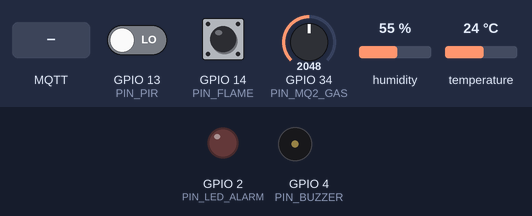
Bench run of a sketch on a simulated ESP32. Parts: output pins drawn as LEDs (lit = HIGH), buzzer (waves = sounding). Dashed ring = blinking. The test bench sets the inputs (shaded band); at power-on: GPIO 13 (PIN_PIR) LOW, GPIO 14 (PIN_FLAME) HIGH, temperature 24 °C, GPIO 34 (PIN_MQ2_GAS) = 2048, humidity 55 %. WiFi joins after 1.5 s; servers stay silent unless stated; uploads are accepted with an empty reply; random numbers use the default seed unless the sketch sets one; no MQTT or app messages arrive unless stated; what the sketch prints to the serial monitor is not drawn.

Above: at 3.7 s.
3.8 s: MQTT message "OFF" arrives on the first subscribed topic
5.4 s: MQTT message "control" arrives on the first subscribed topic
7.0 s: MQTT message "1" arrives on the first subscribed topic
8.5 s: GPIO 13 (PIN_PIR) driven HIGH and GPIO 14 (PIN_FLAME) driven LOW
14.5 s: temperature set to 12 °C
At 15.4 s:
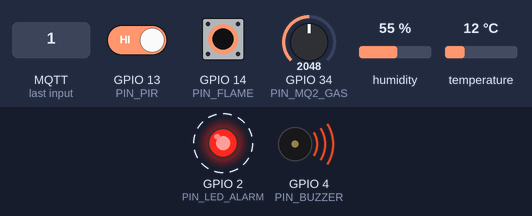
Timing chart, 0 to 19.2 s (numbered marks = the images above; inputs shaded):
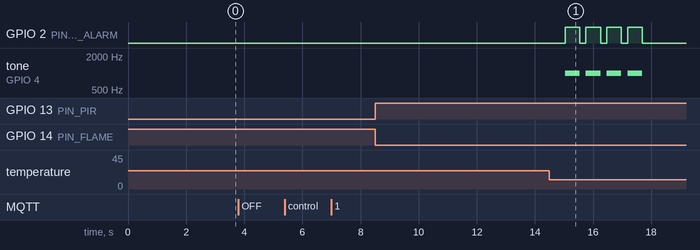

Measured:
- after the input at 5.4 s, every drawn part: stays the same
- after the input at 7.0 s, every drawn part: stays the same
- after the input at 8.5 s, every drawn part: stays the same
- by itself, GPIO 2 (PIN_LED_ALARM): alternates HIGH for 0.50 s and LOW for 0.22 s, 8 changes in all, then stays LOW
- by itself, tone on GPIO 4 (PIN_BUZZER): alternates 1000 Hz for 0.50 s and silent for 0.22 s, 8 changes in all, then stays silent

The sketch:

sketch.ino
```cpp
#include <WiFi.h>
#include <WiFiClientSecure.h>
#include <HTTPClient.h>
#include <PubSubClient.h>
#include <ArduinoJson.h>
#include "DHT.h"

// ---------------------------------------------------------------------------
// 1. Cấu hình WiFi, EMQX Cloud Broker và Vercel Cloud API
// ---------------------------------------------------------------------------
const char* WIFI_SSID = "Wokwi-GUEST";
const char* WIFI_PASS = "";

// A. Thông tin EMQX Cloud Broker (Port 8883 MQTTS)
const char* MQTT_BROKER   = "f122f61f.ala.asia-southeast1.emqxsl.com";
const int   MQTT_PORT     = 8883;
const char* MQTT_USERNAME = "hieu";
const char* MQTT_PASSWORD = "123";

// B. Đường dẫn API Server NodeJS đã deploy lên Vercel Cloud (LAB 3)
const char* VERCEL_API_URL = "https://ltdd-2-ck.vercel.app/api/iot/alert";

// ---------------------------------------------------------------------------
// 2. Chân Cảm biến & Cơ cấu chấp hành
// ---------------------------------------------------------------------------
#define PIN_DHT        15     // Data DHT22 (Nhiệt độ & Độ ẩm)
#define PIN_PIR        13     // OUT của cảm biến chuyển động PIR
#define PIN_FLAME      14     // Nút nhấn giả lập Cháy (LOW khi có lửa)
#define PIN_MQ2_GAS    34     // Potentiometer giả lập Gas MQ-2 (Analog 0-4095)

#define PIN_LED_ALARM  2      // Đèn LED đỏ báo động
#define PIN_BUZZER     4      // Còi báo động Buzzer

#define DHTTYPE DHT22
DHT dht(PIN_DHT, DHTTYPE);

// Đối tượng WiFi Secure & MQTT Client
WiFiClientSecure espClient;
PubSubClient mqttClient(espClient);

// Ngưỡng cảnh báo
const float TEMP_HIGH_THRESHOLD = 45.0; // Nhiệt độ cao > 45°C
const float TEMP_LOW_THRESHOLD  = 15.0; // Nhiệt độ thấp < 15°C
const int   GAS_HIGH_THRESHOLD  = 2000; // Khí Gas nguy hiểm (> 2000 / 4095)

// Chống spam (Cooldown 15 giây cho mỗi loại cảnh báo)
unsigned long lastTempAlertTime  = 0;
unsigned long lastFlameAlertTime = 0;
unsigned long lastGasAlertTime   = 0;
unsigned long lastPirAlertTime   = 0;
unsigned long lastTelemetryTime  = 0;
const unsigned long ALERT_COOLDOWN = 15000;

// ---------------------------------------------------------------------------
// 3. Hàm kích hoạt Còi & Đèn báo động tại chỗ
// ---------------------------------------------------------------------------
void triggerLocalAlarm() {
  digitalWrite(PIN_LED_ALARM, HIGH);
  tone(PIN_BUZZER, 1000, 500); // Kêu 1000Hz trong 500ms
  delay(500);
  digitalWrite(PIN_LED_ALARM, LOW);
}

// ---------------------------------------------------------------------------
// 4. Lắng nghe lệnh điều khiển ngược từ Node.js / MQTTX (ví dụ: Tắt còi)
// ---------------------------------------------------------------------------
void mqttCallback(char* topic, byte* payload, unsigned int length) {
  String message = "";
  for (int i = 0; i < length; i++) {
    message += (char)payload[i];
  }
  Serial.print("📥 [Lệnh Điều Khiển Nhận Được] Topic: ");
  Serial.print(topic);
  Serial.print(" | Payload: ");
  Serial.println(message);

  if (String(topic).indexOf("control") >= 0) {
    if (message.indexOf("OFF") >= 0) {
      noTone(PIN_BUZZER);
      digitalWrite(PIN_LED_ALARM, LOW);
      Serial.println("🔇 Đã tắt còi báo động theo lệnh từ xa!");
    }
  }
}

// ---------------------------------------------------------------------------
// 5. Hàm kết nối và duy trì kết nối EMQX Cloud Broker
// ---------------------------------------------------------------------------
void connectToMQTT() {
  while (!mqttClient.connected()) {
    Serial.print("🔌 Đang kết nối tới EMQX Cloud (Port 8883)... ");
    String clientId = "ESP32_Wokwi_" + String(random(0xffff), HEX);

    if (mqttClient.connect(clientId.c_str(), MQTT_USERNAME, MQTT_PASSWORD)) {
      Serial.println("✅ Kết nối EMQX thành công!");
      mqttClient.subscribe("smarthome/control/#");
      Serial.println("📡 Đã subscribe topic điều khiển: smarthome/control/#");
    } else {
      Serial.print("❌ Thất bại, rc=");
      Serial.print(mqttClient.state());
      Serial.println(" -> Thử lại sau 3 giây...");
      delay(3000);
    }
  }
}

// ---------------------------------------------------------------------------
// 6. Hàm Gọi API HTTP POST lên Vercel Cloud (LAB 3 - Kích hoạt Push Notification)
// ---------------------------------------------------------------------------
void sendHttpAlertToVercel(String alertType, String message, float value) {
  if (WiFi.status() == WL_CONNECTED) {
    WiFiClientSecure httpsClient;
    httpsClient.setInsecure(); // Bỏ qua kiểm tra chứng chỉ SSL để chạy trên Wokwi

    HTTPClient http;
    http.begin(httpsClient, VERCEL_API_URL);
    http.addHeader("Content-Type", "application/json");

    StaticJsonDocument<256> doc;
    doc["alertType"] = alertType;
    doc["message"]   = message;
    doc["value"]     = value;
    doc["location"]  = "Nhà Thông Minh (Wokwi)";

    String requestBody;
    serializeJson(doc, requestBody);

    Serial.println("🌐 [CALL API VERCEL CLOUD]: " + String(VERCEL_API_URL));
    int httpCode = http.POST(requestBody);

    if (httpCode > 0) {
      String response = http.getString();
      Serial.printf("✅ [Vercel Phản Hồi] Code: %d | Body: %s\n", httpCode, response.c_str());
      Serial.println("📲 Server Vercel đã gửi Push Notification tới iPhone thành công!");
    } else {
      Serial.printf("❌ [Lỗi Gọi Vercel] Code: %d (%s)\n", httpCode, http.errorToString(httpCode).c_str());
    }

    http.end();
  }
}

// ---------------------------------------------------------------------------
// 7. Hàm Xử Lý Cảnh Báo (Gửi song song MQTT cho MQTTX và HTTP cho Vercel)
// ---------------------------------------------------------------------------
void publishAlert(const char* topic, String alertType, String message, float value) {
  triggerLocalAlarm();

  // BƯỚC 1: Publish lên EMQX Broker (Cho phần mềm MQTTX nhận realtime)
  StaticJsonDocument<256> doc;
  doc["alert"]     = alertType;
  doc["msg"]       = message;
  doc["val"]       = value;
  doc["location"]  = "Nhà Thông Minh (Wokwi)";
  doc["timestamp"] = millis();

  char buffer[256];
  serializeJson(doc, buffer);

  Serial.println("\n--------------------------------------------------");
  Serial.print("🚀 [1. BẮN MQTT CHO MQTTX] Topic: ");
  Serial.println(topic);
  mqttClient.publish(topic, buffer);

  // BƯỚC 2: Gọi API POST lên Vercel Cloud (Để Vercel bắn Push Notification về iPhone)
  sendHttpAlertToVercel(alertType, message, value);
  Serial.println("--------------------------------------------------\n");
}

// ---------------------------------------------------------------------------
// 8. Khởi tạo Thiết bị (setup)
// ---------------------------------------------------------------------------
void setup() {
  Serial.begin(115200);
  delay(1000);

  Serial.println("\n==================================================");
  Serial.println("🤖 ESP32 WOKWI: EMQX MQTT + VERCEL CLOUD API");
  Serial.println("==================================================");

  pinMode(PIN_PIR, INPUT);
  pinMode(PIN_FLAME, INPUT_PULLUP);
  pinMode(PIN_LED_ALARM, OUTPUT);
  pinMode(PIN_BUZZER, OUTPUT);
  digitalWrite(PIN_LED_ALARM, LOW);

  dht.begin();

  // Kết nối WiFi Wokwi
  WiFi.begin(WIFI_SSID, WIFI_PASS);
  Serial.print("📡 Đang kết nối WiFi Wokwi-GUEST");
  while (WiFi.status() != WL_CONNECTED) {
    delay(500);
    Serial.print(".");
  }
  Serial.println("\n✅ WiFi đã kết nối thành công!");

  // Cấu hình TLS/SSL cho MQTT
  espClient.setInsecure();
  mqttClient.setServer(MQTT_BROKER, MQTT_PORT);
  mqttClient.setCallback(mqttCallback);
}

// ---------------------------------------------------------------------------
// 9. Vòng lặp giám sát Cảm biến (loop)
// ---------------------------------------------------------------------------
void loop() {
  if (!mqttClient.connected()) {
    connectToMQTT();
  }
  mqttClient.loop();

  unsigned long currentMillis = millis();

  // 1. CẢM BIẾN NHIỆT ĐỘ & ĐỘ ẨM (DHT22)
  float temperature = dht.readTemperature();
  float humidity = dht.readHumidity();

  if (!isnan(temperature)) {
    if (temperature >= TEMP_HIGH_THRESHOLD && (currentMillis - lastTempAlertTime >= ALERT_COOLDOWN)) {
      publishAlert(
        "smarthome/alert/temp",
        "NHIỆT ĐỘ QUÁ CAO",
        "Nhiệt độ phòng tăng vọt vượt ngưỡng an toàn!",
        temperature
      );
      lastTempAlertTime = currentMillis;
    } else if (temperature <= TEMP_LOW_THRESHOLD && (currentMillis - lastTempAlertTime >= ALERT_COOLDOWN)) {
      publishAlert(
        "smarthome/alert/temp",
        "NHIỆT ĐỘ QUÁ THẤP",
        "Nhiệt độ phòng hạ thấp bất thường, nguy cơ đóng băng!",
        temperature
      );
      lastTempAlertTime = currentMillis;
    }
  }

  // 2. CẢM BIẾN PHÁT HIỆN CHÁY (Nút bấm đỏ)
  int flameStatus = digitalRead(PIN_FLAME);
  if (flameStatus == LOW && (currentMillis - lastFlameAlertTime >= ALERT_COOLDOWN)) {
    publishAlert(
      "smarthome/alert/fire",
      "PHÁT HIỆN CHÁY",
      "CẢNH BÁO KHẨN CẤP: Phát hiện có ngọn lửa bùng phát trong nhà!",
      1.0
    );
    lastFlameAlertTime = currentMillis;
  }

  // 3. CẢM BIẾN KHÍ GAS (Biến trở MQ-2)
  int gasAnalogValue = analogRead(PIN_MQ2_GAS);
  if (gasAnalogValue >= GAS_HIGH_THRESHOLD && (currentMillis - lastGasAlertTime >= ALERT_COOLDOWN)) {
    publishAlert(
      "smarthome/alert/gas",
      "RÒ RỈ KHÍ GAS",
      "Phát hiện nồng độ khí Gas nguy hiểm trong không khí!",
      gasAnalogValue
    );
    lastGasAlertTime = currentMillis;
  }

  // 4. CẢM BIẾN CHUYỂN ĐỘNG PIR
  int pirStatus = digitalRead(PIN_PIR);
  if (pirStatus == HIGH && (currentMillis - lastPirAlertTime >= ALERT_COOLDOWN)) {
    publishAlert(
      "smarthome/alert/pir",
      "PHÁT HIỆN XÂM NHẬP",
      "Phát hiện có chuyển động lạ trong khu vực an ninh!",
      1.0
    );
    lastPirAlertTime = currentMillis;
  }

  // 5. GỬI DỮ LIỆU TELEMETRY ĐỊNH KỲ LÊN MQTTX (Mỗi 5 giây)
  if (currentMillis - lastTelemetryTime >= 5000) {
    StaticJsonDocument<128> teleDoc;
    teleDoc["temp"] = isnan(temperature) ? 25.0 : temperature;
    teleDoc["hum"]  = isnan(humidity) ? 60.0 : humidity;
    teleDoc["gas"]  = gasAnalogValue;

    char teleBuffer[128];
    serializeJson(teleDoc, teleBuffer);
    mqttClient.publish("smarthome/telemetry", teleBuffer);

    Serial.printf("[Telemetry -> MQTTX] Temp: %.1f°C | Hum: %.1f%% | Gas: %d\n",
                  isnan(temperature) ? 0.0 : temperature,
                  isnan(humidity) ? 0.0 : humidity,
                  gasAnalogValue);

    lastTelemetryTime = currentMillis;
  }

  delay(200);
}
```
